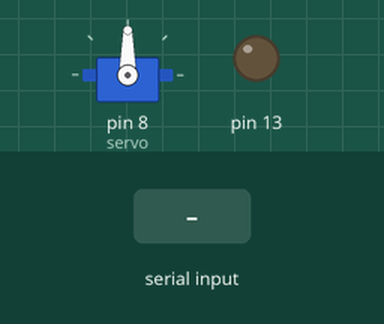
The sketch below on a simulated Arduino Uno, built with avr-gcc and run on an emulated ATmega328P. Shown: servo, output pins drawn as LEDs (lit = HIGH). The test bench sets the inputs (shaded band).

Above: at 1.2 s.
1.3 s: "A" received over Serial
At 2.4 s:
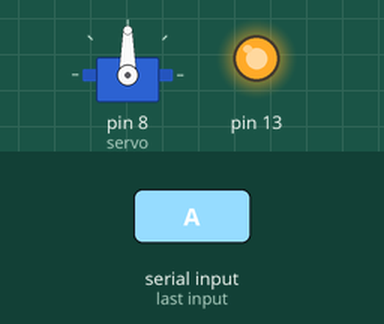
2.8 s: "F" received over Serial
At 3.7 s:
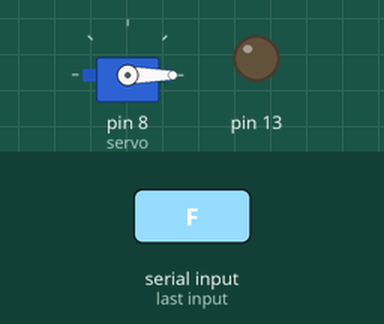
Timing chart, 0 to 5.8 s (numbered marks = the images above; inputs shaded):
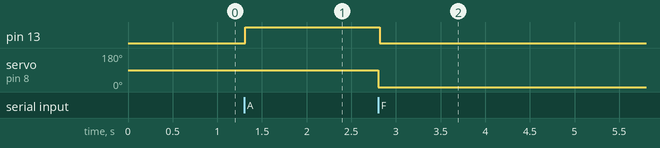

The sketch:

cancela.ino
```cpp
#include <Servo.h>


Servo servo;
char resp;
void setup() {
  // put your setup code here, to run once:
servo.attach(8);
pinMode (13, OUTPUT);
Serial.begin(9600);
}

void loop() {
  // put your main code here, to run repeatedly:
  if(Serial.available()>0){  //verifica se a comunicação
    resp = Serial.read(); //pega o valor se houver no serial


  if(resp == 'A'){
    servo.write(90);
    delay(10);
     digitalWrite(13, HIGH);
  }

  if(resp == 'F'){
    servo.write(-90);
    delay(15);
    digitalWrite(13, LOW);
  }
}
}
```

Measured:
- after the input at 1.3 s, pin 13: LOW → HIGH at once
- after the input at 2.8 s, pin 13: HIGH → LOW at once; servo on pin 8 (servo): 90° → 0° at once
